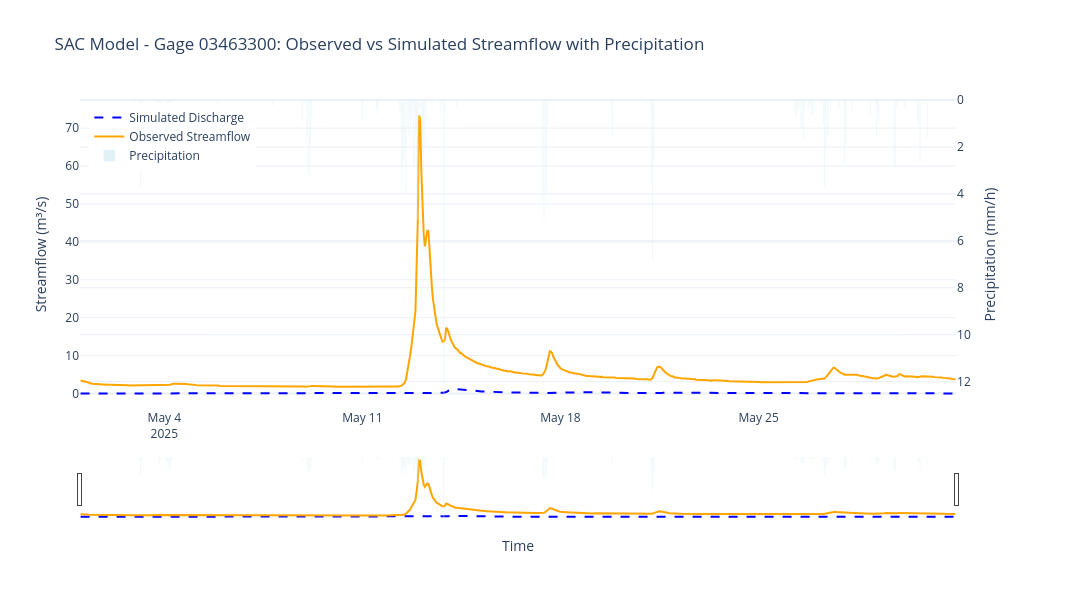

The notebook cell this image was saved under:
### Code cell
import pandas as pd

csv_file = r"/home/clemasters/EF5-RTI/Output/03463300/sac/ts.03463300.sac.csv"

df = pd.read_csv(csv_file)
df.columns = [c.strip() for c in df.columns]
df["Time"] = pd.to_datetime(df["Time"])

df["Discharge(m^3 s^-1)"] = pd.to_numeric(df["Discharge(m^3 s^-1)"], errors="coerce")
df["Observed(m^3 s^-1)"] = pd.to_numeric(df["Observed(m^3 s^-1)"], errors="coerce")
df["Precip(mm h^-1)"] = pd.to_numeric(df["Precip(mm h^-1)"], errors="coerce")

# interpolate observed values for plotting
df["Observed_interp"] = df["Observed(m^3 s^-1)"].interpolate(method="linear")

# Create subplot with secondary y-axis
fig = make_subplots(specs=[[{"secondary_y": True}]])

# Add simulated discharge trace
fig.add_trace(
    go.Scatter(
        x=df["Time"],
        y=df["Discharge(m^3 s^-1)"],
        mode="lines",
        name="Simulated Discharge",
        line=dict(width=2, color="blue", dash="dash")
    ),
    secondary_y=False,
)

# Add observed streamflow trace
fig.add_trace(
    go.Scatter(
        x=df["Time"],
        y=df["Observed_interp"],
        mode="lines",
        name="Observed Streamflow",
        line=dict(width=2, color="orange")
    ),
    secondary_y=False,
)

# Add precipitation trace (on secondary y-axis)
fig.add_trace(
    go.Bar(
        x=df["Time"],
        y=df["Precip(mm h^-1)"],
        name="Precipitation",
        opacity=0.35,
        marker_color="lightblue"
    ),
    secondary_y=True,
)

# Set x-axis title
fig.update_xaxes(title_text="Time")

# Set y-axes titles
fig.update_yaxes(title_text="Streamflow (m³/s)", secondary_y=False)
fig.update_yaxes(title_text="Precipitation (mm/h)", secondary_y=True)

# Invert precipitation axis
fig.update_yaxes(autorange="reversed", secondary_y=True)

# Update layout
fig.update_layout(
    title="SAC Model - Gage 03463300: Observed vs Simulated Streamflow with Precipitation",
    xaxis=dict(rangeslider_visible=True),
    template="plotly_white",
    hovermode="x unified",
    legend=dict(x=0.01, y=0.99),
    height=600, 
    width=1200
)

fig.show()

# Save as HTML file
html_file = "/home/clemasters/EF5-RTI/SAC_03463300_plot.html"
fig.write_html(html_file)
print(f"Plot saved as: {html_file}")

### Figure 1 — Plotly figure (JSON) as saved in the notebook; plotly's stock layout.template omitted (floating-point values rounded to 4 significant figures; data arrays with more than 128 entries replaced by an {"elided": "..."} marker saying what was removed)
{"data": [{"line": {"color": "blue", "dash": "dash", "width": 2}, "mode": "lines", "name": "Simulated Discharge", "type": "scatter", "x": {"elided": "743 str values"}, "xaxis": "x", "y": {"elided": "743 float values"}, "yaxis": "y"}, {"line": {"color": "orange", "width": 2}, "mode": "lines", "name": "Observed Streamflow", "type": "scatter", "x": {"elided": "743 str values"}, "xaxis": "x", "y": {"elided": "743 float values"}, "yaxis": "y"}, {"marker": {"color": "lightblue"}, "name": "Precipitation", "opacity": 0.35, "type": "bar", "x": {"elided": "743 str values"}, "xaxis": "x", "y": {"elided": "743 float values"}, "yaxis": "y2"}], "layout": {"height": 600, "hovermode": "x unified", "legend": {"x": 0.01, "y": 0.99}, "title": {"text": "SAC Model - Gage 03463300: Observed vs Simulated Streamflow with Precipitation"}, "width": 1200, "xaxis": {"anchor": "y", "domain": [0, 0.94], "rangeslider": {"visible": true}, "title": {"text": "Time"}}, "yaxis": {"anchor": "x", "domain": [0, 1], "title": {"text": "Streamflow (m³/s)"}}, "yaxis2": {"anchor": "x", "autorange": "reversed", "overlaying": "y", "side": "right", "title": {"text": "Precipitation (mm/h)"}}}}
